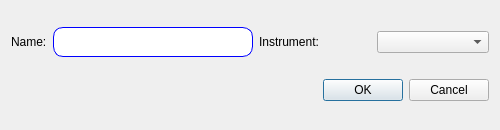
<?xml version="1.0" encoding="UTF-8"?>
<ui version="4.0">
 <class>DialogExperiment</class>
 <widget class="QDialog" name="DialogExperiment">
  <property name="windowModality">
   <enum>Qt::ApplicationModal</enum>
  </property>
  <property name="geometry">
   <rect>
    <x>0</x>
    <y>0</y>
    <width>500</width>
    <height>130</height>
   </rect>
  </property>
  <property name="sizePolicy">
   <sizepolicy hsizetype="Fixed" vsizetype="Fixed">
    <horstretch>0</horstretch>
    <verstretch>0</verstretch>
   </sizepolicy>
  </property>
  <property name="minimumSize">
   <size>
    <width>500</width>
    <height>130</height>
   </size>
  </property>
  <property name="maximumSize">
   <size>
    <width>500</width>
    <height>130</height>
   </size>
  </property>
  <property name="windowTitle">
   <string>New Experiment</string>
  </property>
  <property name="toolTip">
   <string/>
  </property>
  <layout class="QGridLayout" name="gridLayout">
   <item row="0" column="0">
    <layout class="QHBoxLayout" name="horizontalLayout">
     <item>
      <widget class="QLabel" name="label">
       <property name="sizePolicy">
        <sizepolicy hsizetype="Preferred" vsizetype="Fixed">
         <horstretch>0</horstretch>
         <verstretch>0</verstretch>
        </sizepolicy>
       </property>
       <property name="text">
        <string>Name:</string>
       </property>
      </widget>
     </item>
     <item>
      <widget class="QTextEdit" name="experiment">
       <property name="sizePolicy">
        <sizepolicy hsizetype="Expanding" vsizetype="Fixed">
         <horstretch>0</horstretch>
         <verstretch>0</verstretch>
        </sizepolicy>
       </property>
       <property name="maximumSize">
        <size>
         <width>200</width>
         <height>30</height>
        </size>
       </property>
       <property name="styleSheet">
        <string notr="true">QTextEdit {
    border: 1px solid blue;
    border-radius: 10px;
    padding: 0 8px;
    background: white;
    selection-background-color: white;
}</string>
       </property>
      </widget>
     </item>
    </layout>
   </item>
   <item row="0" column="1">
    <layout class="QHBoxLayout" name="horizontalLayout_2">
     <item>
      <widget class="QLabel" name="label_2">
       <property name="text">
        <string>Instrument:</string>
       </property>
      </widget>
     </item>
     <item>
      <widget class="QComboBox" name="instrument">
       <property name="insertPolicy">
        <enum>QComboBox::InsertAlphabetically</enum>
       </property>
      </widget>
     </item>
    </layout>
   </item>
   <item row="1" column="1">
    <widget class="QDialogButtonBox" name="buttonBox">
     <property name="styleSheet">
      <string notr="true"/>
     </property>
     <property name="orientation">
      <enum>Qt::Horizontal</enum>
     </property>
     <property name="standardButtons">
      <set>QDialogButtonBox::Cancel|QDialogButtonBox::Ok</set>
     </property>
     <property name="centerButtons">
      <bool>false</bool>
     </property>
    </widget>
   </item>
  </layout>
 </widget>
 <resources/>
 <connections>
  <connection>
   <sender>buttonBox</sender>
   <signal>accepted()</signal>
   <receiver>DialogExperiment</receiver>
   <slot>accept()</slot>
   <hints>
    <hint type="sourcelabel">
     <x>248</x>
     <y>254</y>
    </hint>
    <hint type="destinationlabel">
     <x>157</x>
     <y>274</y>
    </hint>
   </hints>
  </connection>
  <connection>
   <sender>buttonBox</sender>
   <signal>rejected()</signal>
   <receiver>DialogExperiment</receiver>
   <slot>reject()</slot>
   <hints>
    <hint type="sourcelabel">
     <x>316</x>
     <y>260</y>
    </hint>
    <hint type="destinationlabel">
     <x>286</x>
     <y>274</y>
    </hint>
   </hints>
  </connection>
 </connections>
</ui>
